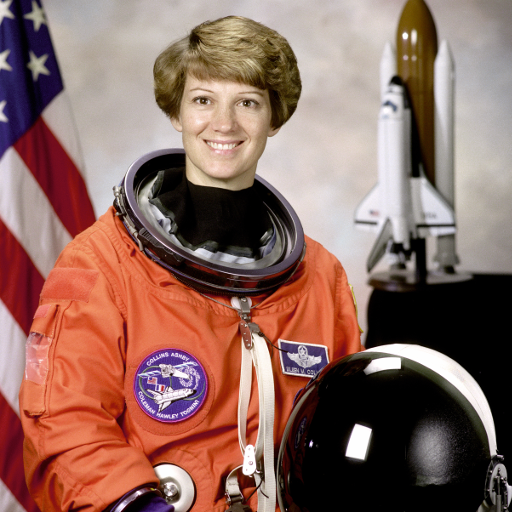
#> input picture lab_2/data/input/01_astronaut.png, 512 x 512 px
$ jupyter execute 04_sharpen_custom_median.ipynb   (older library calls are emulated)
#> lines starting #> are read from the running program, lines starting #| are printed output that depends on the picture
**Làm sắc nét (`cv2.filter2D`)**: kernel tăng đóng góp của pixel trung tâm và trừ một phần các pixel xung quanh, giúp biên nổi bật hơn; có thể khuếch đại nhiễu.

[cell 1]
from pathlib import Path
import os
import cv2
import numpy as np
import pandas as pd
import matplotlib.pyplot as plt
from skimage.feature import canny as skimage_canny

[cell 2]
from pathlib import Path
import cv2
import numpy as np
import matplotlib.pyplot as plt

def find_input_dir():
    """Tự tìm thư mục data/input từ vị trí notebook đi ngược lên."""
    here = Path.cwd().resolve()
    for base in [here, *here.parents]:
        for rel in ("data/input", "lab_2/data/input"):
            p = base / rel
            if p.is_dir():
                return p
    raise FileNotFoundError("Không tìm thấy thư mục data/input của lab_2")

def read_bgr(path):
    """Đọc ảnh, chạy được cả khi đường dẫn có dấu tiếng Việt (Tài liệu, học)."""
    img = cv2.imdecode(np.fromfile(str(path), dtype=np.uint8), cv2.IMREAD_COLOR)
#> img is the input picture: shape (512, 512, 3); mean B, G, R 96.5, 105.8, 141.6
    if img is None:
        raise FileNotFoundError(f"Không đọc được ảnh: {path}")
    return img

INPUT_DIR = find_input_dir()
image_path = INPUT_DIR / "01_astronaut.png"
image_bgr = read_bgr(image_path)
image_rgb = cv2.cvtColor(image_bgr, cv2.COLOR_BGR2RGB)

plt.imshow(image_rgb)
plt.title("Anh goc")
plt.axis("off")
plt.show()

[cell 3]
sharpen_kernel = np.array([
    [0, -1, 0],
    [-1, 5, -1],
    [0, -1, 0]
], dtype=np.float32)

sharpened = cv2.filter2D(image_bgr, -1, sharpen_kernel)
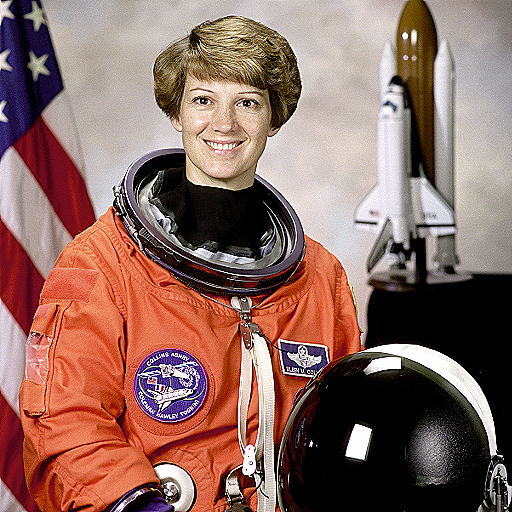
#> sharpened: shape (512, 512, 3); mean B, G, R 97.7, 106.5, 141.5

sharpened_rgb = cv2.cvtColor(sharpened, cv2.COLOR_BGR2RGB)

plt.imshow(sharpened_rgb)
plt.title("Anh sau khi lam sac net")
plt.axis("off")
plt.show()

### Nhận xét về vai trò của các hệ số âm/dương trong kernel làm sắc nét ảnh

Kernel làm sắc nét ảnh được sử dụng:

```python
sharpen_kernel = np.array([
    [0, -1, 0],
    [-1, 5, -1],
    [0, -1, 0]
], dtype=np.float32)
```

- **Hệ số dương `5` ở trung tâm:** Tăng trọng số của pixel trung tâm, giúp giữ lại và nhấn mạnh chi tiết tại vị trí đang xử lý.
- **Các hệ số âm `-1`:** Trừ đi giá trị của các pixel lân cận ở phía trên, dưới, trái và phải, làm tăng sự khác biệt giữa pixel trung tâm và vùng xung quanh.
- **Các hệ số `0`:** Không sử dụng trực tiếp giá trị của các pixel ở bốn góc trong phép tính.

**Kết luận:** Sự kết hợp giữa hệ số dương ở trung tâm và các hệ số âm xung quanh giúp tăng độ tương phản cục bộ, làm cho đường biên và chi tiết trong ảnh rõ nét hơn. Tuy nhiên, phương pháp này cũng có thể làm nhiễu trong ảnh trở nên nổi bật hơn.

### BT nâng cao

[cell 4]
# Kernel phát hiện cạnh ngang
edge_kernel = np.array([
    [-1, -1, -1],
    [ 0,  0,  0],
    [ 1,  1,  1]
], dtype=np.float32)

# Áp dụng kernel
edge = cv2.filter2D(image_bgr, cv2.CV_32F, edge_kernel)
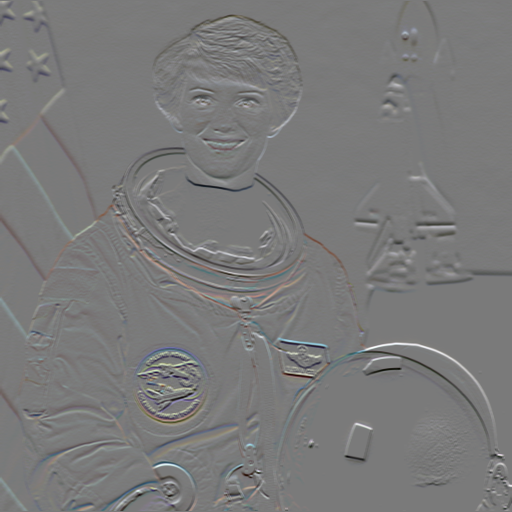
#> edge: shape (512, 512, 3) float32; mean B, G, R -1.4, -1.4, -1.1; drawn with min black and max white

# Chuyển kết quả về ảnh để hiển thị
edge = cv2.convertScaleAbs(edge)
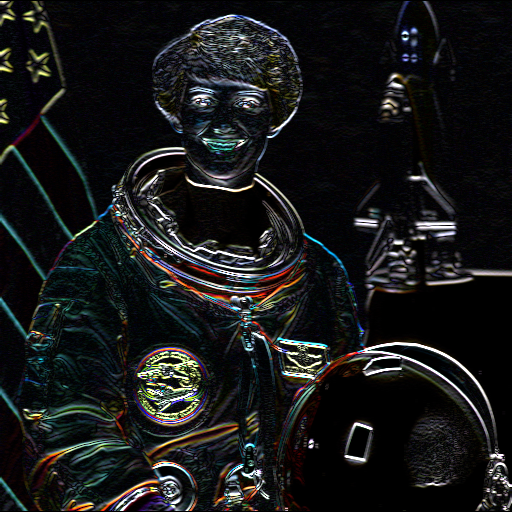
#> edge: shape (512, 512, 3); mean B, G, R 25.4, 25.1, 24.1

# Hiển thị kết quả
plt.figure(figsize=(10, 5))

plt.subplot(1, 2, 1)
plt.imshow(image_rgb)
plt.title("Anh goc")
plt.axis("off")

plt.subplot(1, 2, 2)
plt.imshow(cv2.cvtColor(edge, cv2.COLOR_BGR2RGB))
plt.title("Phat hien canh ngang")
plt.axis("off")

plt.show()
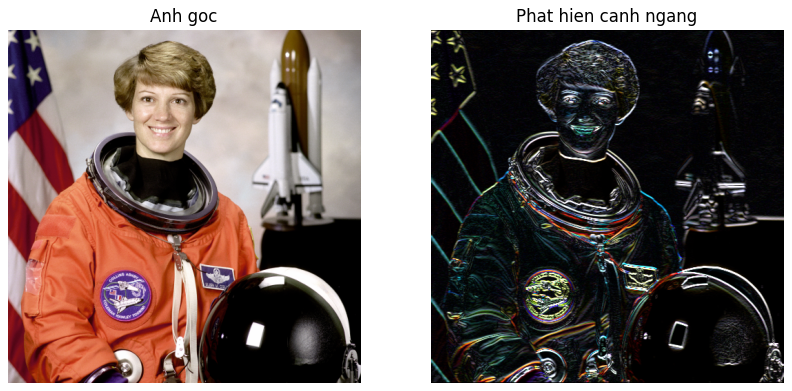
#> figure drawn by matplotlib, 2 panels

### Nhận xét về kernel phát hiện cạnh ngang

Kernel được thiết kế với các hệ số âm ở hàng trên, hệ số 0 ở hàng giữa và hệ số dương ở hàng dưới. Kernel tính toán sự khác biệt giữa các vùng phía trên và phía dưới của ảnh, từ đó làm nổi bật các đường biên có sự thay đổi cường độ theo chiều dọc. Kết quả giúp quan sát các cạnh ngang trong ảnh.

[cell 5]
# Tạo ảnh có nhiễu
noisy = image_bgr.copy()

# Tạo các vị trí nhiễu ngẫu nhiên
noise = np.random.rand(
    image_bgr.shape[0], image_bgr.shape[1]
)

# Thêm nhiễu đen
noisy[noise < 0.02] = 0

# Thêm nhiễu trắng
noisy[noise > 0.98] = 255
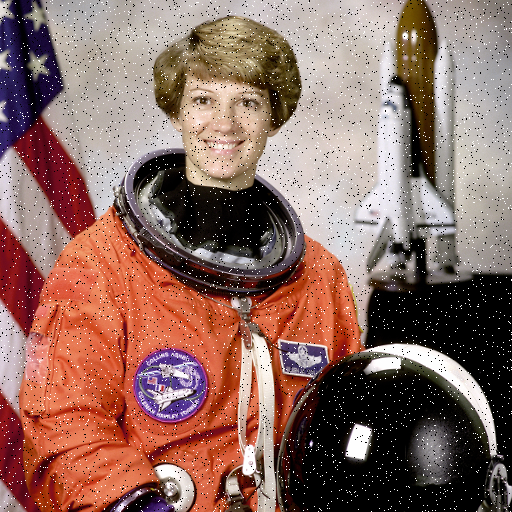
#> noisy: shape (512, 512, 3); mean B, G, R 97.7, 106.6, 141

# Hiển thị ảnh nhiễu
plt.imshow(cv2.cvtColor(noisy, cv2.COLOR_BGR2RGB))
plt.title("Anh có nhiễu")
plt.axis("off")
plt.show()

[cell 6]
# Lọc trung vị với kernel 3x3
median = cv2.medianBlur(noisy, 3)

# Hiển thị kết quả
plt.figure(figsize=(10, 5))

plt.subplot(1, 2, 1)
plt.imshow(cv2.cvtColor(noisy, cv2.COLOR_BGR2RGB))
plt.title("Anh co nhieu")
plt.axis("off")

plt.subplot(1, 2, 2)
plt.imshow(cv2.cvtColor(median, cv2.COLOR_BGR2RGB))
plt.title("Median Filter")
plt.axis("off")

plt.show()
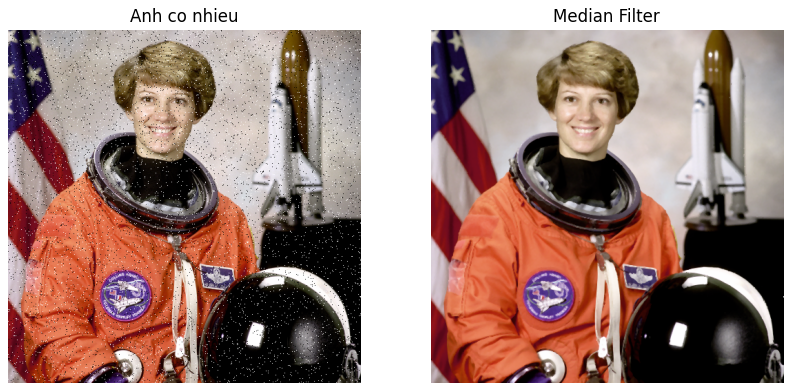
#> figure drawn by matplotlib, 2 panels

### Nhận xét về Median Filter

Median Filter sử dụng giá trị trung vị của các pixel lân cận để thay thế pixel trung tâm. Phương pháp này có khả năng loại bỏ nhiễu muối tiêu hiệu quả, đồng thời giữ được đường biên và hình dạng của các đối tượng tương đối tốt. Tuy nhiên, nếu kích thước kernel quá lớn, các chi tiết nhỏ có thể bị mất.

### So sánh

[cell 7]
# Mean Filter
mean = cv2.blur(noisy, (3, 3))
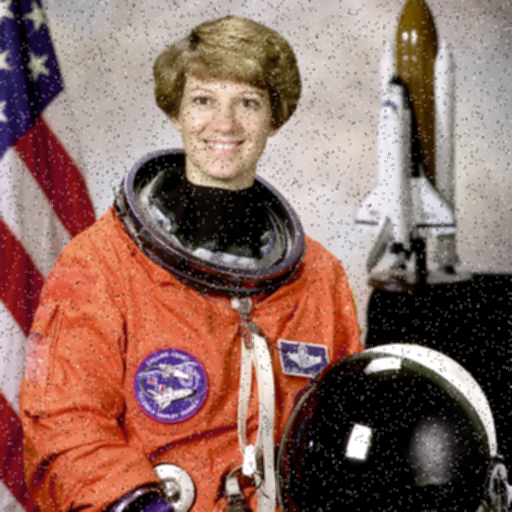
#> mean: shape (512, 512, 3); mean B, G, R 97.7, 106.6, 141

# Gaussian Filter
gaussian = cv2.GaussianBlur(noisy, (3, 3), 0)

# Median Filter
median = cv2.medianBlur(noisy, 3)

# So sánh kết quả
plt.figure(figsize=(14, 8))

plt.subplot(2, 2, 1)
plt.imshow(cv2.cvtColor(noisy, cv2.COLOR_BGR2RGB))
plt.title("Anh co nhieu")
plt.axis("off")

plt.subplot(2, 2, 2)
plt.imshow(cv2.cvtColor(mean, cv2.COLOR_BGR2RGB))
plt.title("Mean Filter")
plt.axis("off")

plt.subplot(2, 2, 3)
plt.imshow(cv2.cvtColor(gaussian, cv2.COLOR_BGR2RGB))
plt.title("Gaussian Filter")
plt.axis("off")

plt.subplot(2, 2, 4)
plt.imshow(cv2.cvtColor(median, cv2.COLOR_BGR2RGB))
plt.title("Median Filter")
plt.axis("off")

plt.tight_layout()
plt.show()
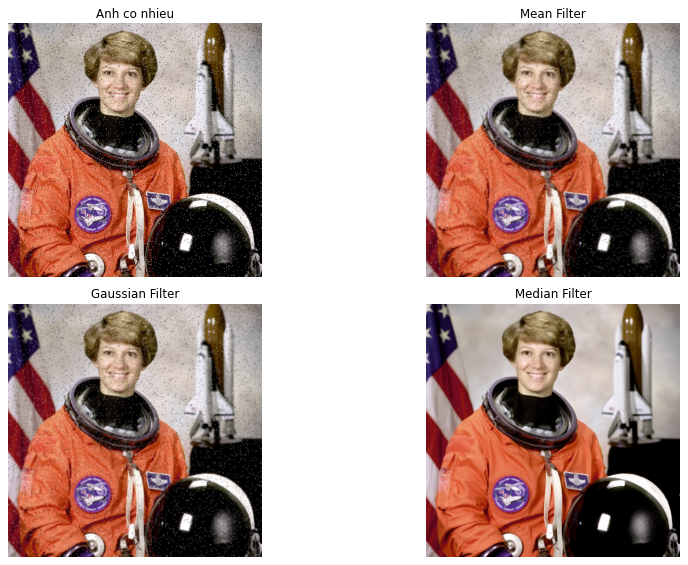
#> figure drawn by matplotlib, 4 panels

$ run again, with lab_2/data/input/04_camera.png copied over lab_2/data/input/01_astronaut.png
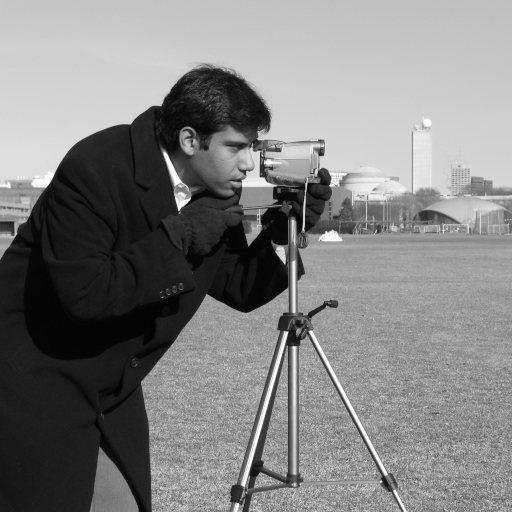
#> input picture lab_2/data/input/04_camera.png, 512 x 512 px
#> in read_bgr, img is the input picture: shape (512, 512, 3); min 0, max 255, mean 129.1
#> `edge = cv2.convertScaleAbs(edge)`:
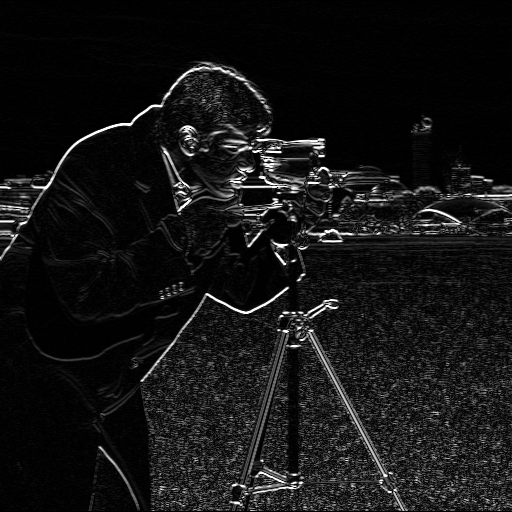
#> edge: shape (512, 512, 3); min 0, max 255, mean 20.7
#> `mean = cv2.blur(noisy, (3, 3))`:
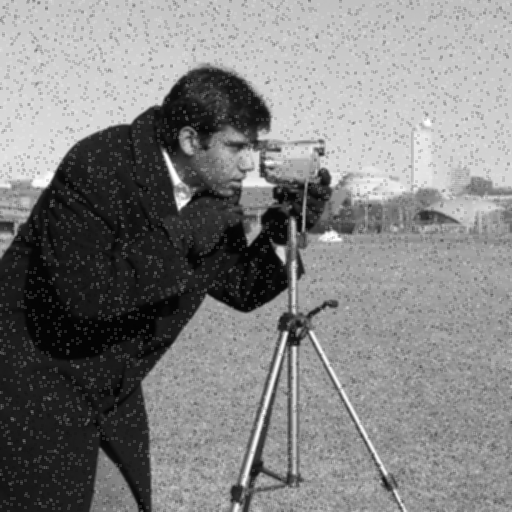
#> mean: shape (512, 512, 3); min 2, max 255, mean 129

$ run again, with lab_2/data/input/05_coins.png copied over lab_2/data/input/01_astronaut.png
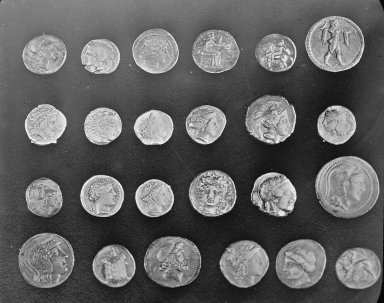
#> input picture lab_2/data/input/05_coins.png, 384 x 303 px
#> in read_bgr, img is the input picture: shape (303, 384, 3); min 1, max 252, mean 96.9
#> `edge = cv2.convertScaleAbs(edge)`:
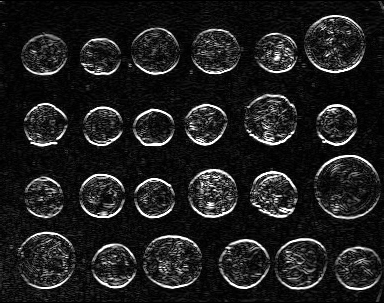
#> edge: shape (303, 384, 3); min 0, max 255, mean 31.1
#> `mean = cv2.blur(noisy, (3, 3))`:
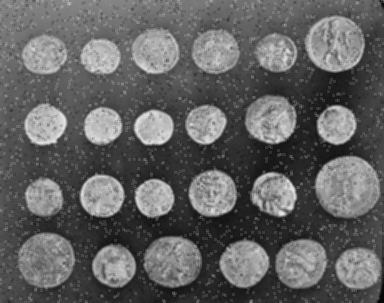
#> mean: shape (303, 384, 3); min 5, max 232, mean 98.1
